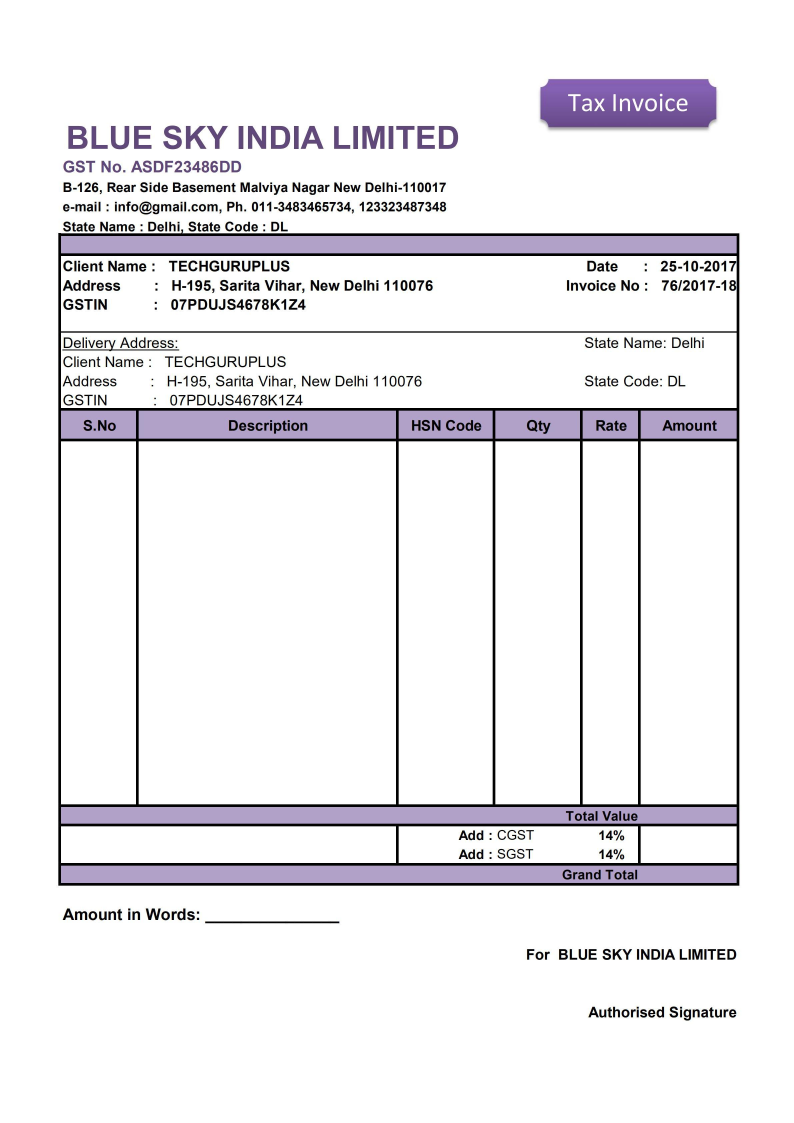
#> input picture Sample invoices/invoice1.jpg, 2381 x 3367 px (shown at 1/3 size)
$ python -i preprocessing.py   (imports and definitions only)
#> lines starting #> are read from the running program, lines starting #| are printed output that depends on the picture
#> further down, picture is the input picture: shape (3367, 2381, 3); mean B, G, R 238.5, 235.4, 236.7
import cv2


def preprocess_image(image, augment=False):
    """
    Preprocess an image before OCR.

    Steps:
    1. Convert image to grayscale.
    2. Remove noise using bilateral filtering.
    3. Resize image by a factor of 2.
    4. Normalize pixel intensity.
    5. Optionally rotate the image slightly.

    Args:
        image: Input OpenCV image.
        augment: Whether to apply slight rotation.

    Returns:
        Preprocessed image suitable for OCR.
    """
#> called with augment = False

    # Convert to grayscale
    gray = cv2.cvtColor(image, cv2.COLOR_BGR2GRAY)
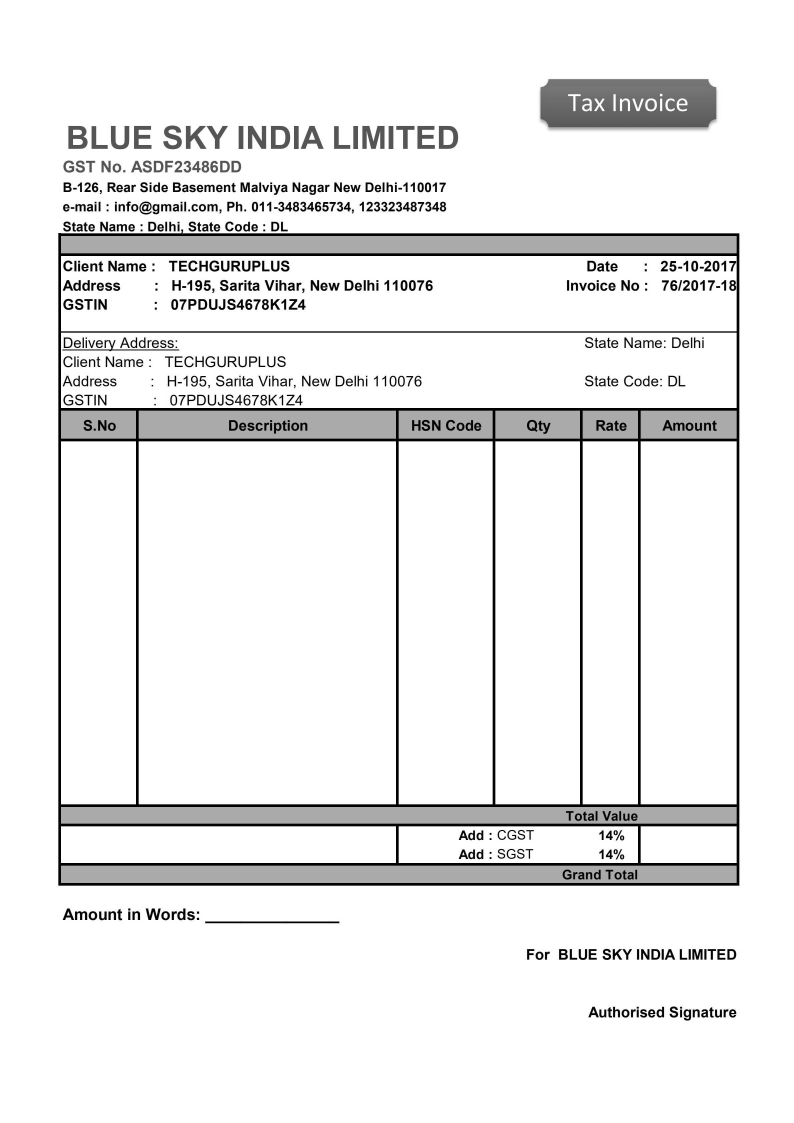
#> gray: shape (3367, 2381) (shown at 1/3 size); min 0, max 255, mean 236.1

    # Noise removal with bilateral filter
    noise_removed = cv2.bilateralFilter(
        gray,
        d=9,
        sigmaColor=75,
        sigmaSpace=75
    )

    # Resize image
    height, width = noise_removed.shape
#> height = 3367; width = 2381
    scale_factor = 2

    resized = cv2.resize(
        noise_removed,
        (width * scale_factor, height * scale_factor),
        interpolation=cv2.INTER_LINEAR
    )

    # Normalize pixel intensity
    normalized = cv2.normalize(
        resized,
        None,
        0,
        255,
        cv2.NORM_MINMAX
    )

    # Optional slight rotation
    if augment:
        angle = 1

        center = (
            normalized.shape[1] // 2,
            normalized.shape[0] // 2
        )

        rotation_matrix = cv2.getRotationMatrix2D(
            center,
            angle,
            1.0
        )

        normalized = cv2.warpAffine(
            normalized,
            rotation_matrix,
            (
                normalized.shape[1],
                normalized.shape[0]
            ),
            flags=cv2.INTER_LINEAR
        )

    return normalized

>>> import cv2
>>> picture = cv2.imread('../../../Sample invoices/invoice1.jpg')
>>> result = preprocess_image(picture)
